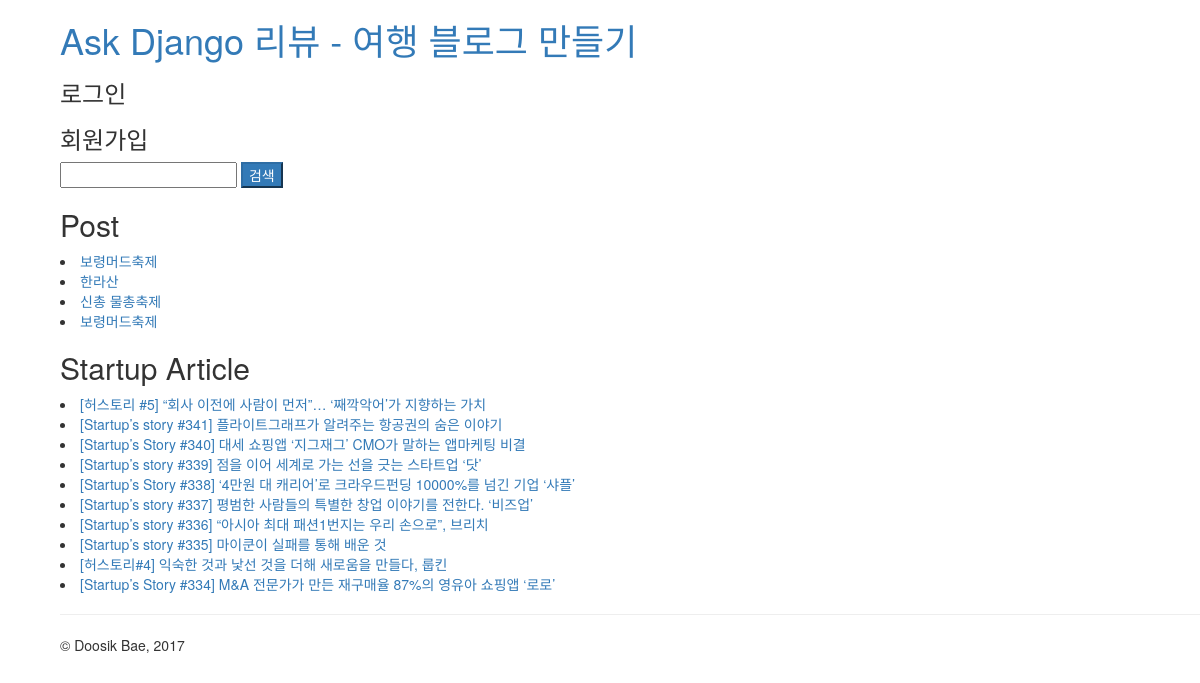
The page / on the database its author committed.
### blog/models.py (models this page shows, shortened)
class TimeStamp(models.Model):
    created_at = models.DateTimeField(auto_now_add=True)
    updated_at = models.DateTimeField(auto_now=True)
    class Meta:
        abstract = True #추상적인거 ...다른 모델에 공통적으로 쓰려고 만든거.

class Post(TimeStamp):
    author = models.CharField(max_length=40)
    title = models.CharField(max_length=100, verbose_name='제목')
    photo_thumbnail = ProcessedImageField(verbose_name='photo',
        upload_to='blog/post/%Y/%m/%d', processors=[Thumbnail(500,500 )],  # 처리할 작업목록
        format='JPEG',
        options={'quality': 60},
        blank=True)
    content = models.TextField(help_text='Markdown 문법을 적용해 주세요')
    tags = models.CharField(max_length=50,choices=(
        ('travel','travel'),
        ('sports','sports'),
        ('tech','tech'),
        ('coding','coding'),
    ),blank=True)
    lnglat = models.CharField(max_length=100,validators=[lnglat_validator],
                              help_text='경도,위도 포맷으로 입력해주세요.')

class Article(TimeStamp):
    title = models.CharField(max_length=100)
    url = models.CharField(max_length=100)

### blog/views.py (the view)
# urls.py: url(r'^$',views.post_list,name='post_list'),
def post_list(request):
    query1 = Post.objects.all()
    query2 = Article.objects.all()
    q = request.GET.get('q','')
    if q:
        query1=query1.filter(title__icontains=q)
        query2=query2.filter(title__icontains=q)
    return render(request,'blog/post_list.html',{
        'post1':query1,
        'post2':query2,
    })

### blog/templates/blog/post_list.html
{% extends 'layout.html' %}
{% block contents %}
    <form action="" method="get" class="form" >
        <input type="text" name="q" />
        <input type="submit" value="검색" class="btn-primary" />
    </form>
    <h2> Post</h2>
    {% for post in post1 %}
    <table class="tag-container">
        <li><a href="{% url 'blog:post_detail' post.id %}">{{ post.title }}</a></li>
    </table>
    {% endfor %}
    <h2> Startup Article</h2>
    {% for post in post2 %}
    <table class="tag-container">
        <li><a href="{{ post.url }}">{{ post.title }}</a></li>
    </table>
    {% endfor %}
{% endblock %}

### review/templates/layout.html (style rules this page uses)
html { position: relative; min-height: 100%; }
body { margin-bottom: 60px;margin-left: 60px; }

### rows shown on the page
Post: title "보령머드축제"
Post: title "한라산"
Post: title "신총 물총축제"
Post: title "보령머드축제"
Article: title "[허스토리 #5] “회사 이전에 사람이 먼저”… ‘째깍악어’가 지향하는 가치"
Article: title "[Startup’s story #341] 플라이트그래프가 알려주는 항공권의 숨은 이야기"
Article: title "[Startup’s Story #340] 대세 쇼핑앱 ‘지그재그’ CMO가 말하는 앱마케팅 비결"
Article: title "[Startup’s story #339] 점을 이어 세계로 가는 선을 긋는 스타트업 ‘닷’"
Article: title "[Startup’s Story #338] ‘4만원 대 캐리어’로 크라우드펀딩 10000%를 넘긴 기업 ‘샤플’"
Article: title "[Startup’s story #337] 평범한 사람들의 특별한 창업 이야기를 전한다. ‘비즈업’"
Article: title "[Startup’s story #336] “아시아 최대 패션1번지는 우리 손으로”, 브리치"
Article: title "[Startup’s story #335] 마이쿤이 실패를 통해 배운 것"
Article: title "[허스토리#4] 익숙한 것과 낯선 것을 더해 새로움을 만들다, 룹킨"
Article: title "[Startup’s Story #334] M&A 전문가가 만든 재구매율 87%의 영유아 쇼핑앱 ‘로로’"
